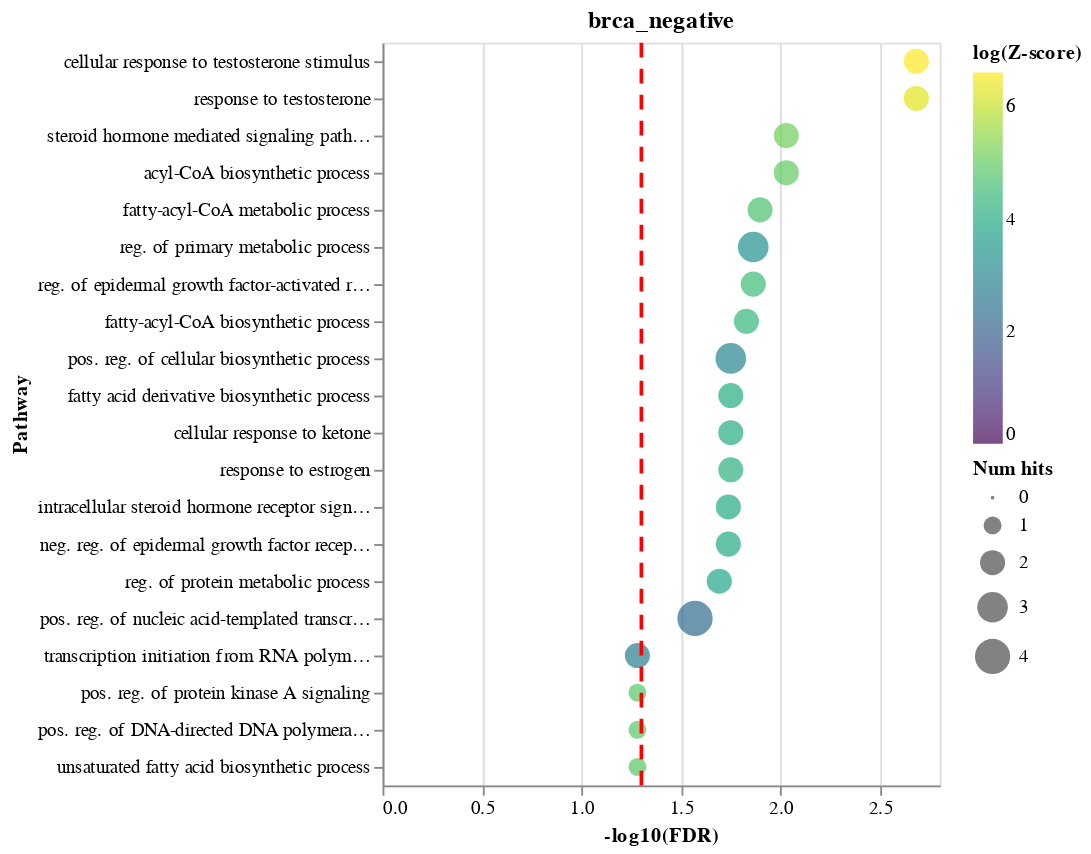

Notebook code for this chart:
### Code cell
gse_consensus(disease, direction)

### Figure 1 — Vega-Lite specification as saved in the notebook (floating-point values rounded to 4 significant figures)
{"config": {"view": {"continuousWidth": 300, "continuousHeight": 300}}, "layer": [{"data": {"name": "data-a3fa1742d6ed49486fddcf4d349f39f3"}, "mark": {"type": "circle"}, "encoding": {"color": {"field": "log(Z-score)", "scale": {"domainMin": 0, "scheme": "viridis"}, "type": "quantitative"}, "size": {"field": "Num hits", "type": "quantitative"}, "x": {"field": "-log10(FDR)", "type": "quantitative"}, "y": {"field": "Pathway", "sort": {"encoding": "x", "order": "descending"}, "type": "nominal"}}, "title": "brca_negative"}, {"data": {"name": "empty"}, "mark": {"type": "rule", "color": "red", "strokeDash": [8, 6], "strokeWidth": 2}, "encoding": {"x": {"datum": 1.301}}}], "$schema": "https://vega.github.io/schema/vega-lite/v5.20.1.json", "datasets": {"data-a3fa1742d6ed49486fddcf4d349f39f3": [{"Rank": 1, "Term name": "cellular response to testosterone stimulus", "P-value": 9.483e-06, "Z-score": 739.9, "Combined score": 8558.0, "Overlapping genes": ["AR", "SPP1"], "Adjusted p-value": 0.002075, "Old p-value": 0, "Old adjusted p-value": 0, "Num hits": 2, "-log10(FDR)": 2.683, "Pathway": "cellular response to testosterone stimulus", "log(Z-score)": 6.607}, {"Rank": 2, "Term name": "response to testosterone", "P-value": 1.422e-05, "Z-score": 554.9, "Combined score": 6193.0, "Overlapping genes": ["AR", "SPP1"], "Adjusted p-value": 0.002075, "Old p-value": 0, "Old adjusted p-value": 0, "Num hits": 2, "-log10(FDR)": 2.683, "Pathway": "response to testosterone", "log(Z-score)": 6.319}, {"Rank": 3, "Term name": "steroid hormone mediated signaling pathway", "P-value": 9.898e-05, "Z-score": 170.7, "Combined score": 1574.0, "Overlapping genes": ["AR", "PGR"], "Adjusted p-value": 0.009347, "Old p-value": 0, "Old adjusted p-value": 0, "Num hits": 2, "-log10(FDR)": 2.029, "Pathway": "steroid hormone mediated signaling pathway", "log(Z-score)": 5.14}, {"Rank": 4, "Term name": "acyl-CoA biosynthetic process", "P-value": 0.000128, "Z-score": 147.9, "Combined score": 1326.0, "Overlapping genes": ["SCD", "FASN"], "Adjusted p-value": 0.009347, "Old p-value": 0, "Old adjusted p-value": 0, "Num hits": 2, "-log10(FDR)": 2.029, "Pathway": "acyl-CoA biosynthetic process", "log(Z-score)": 4.996}, {"Rank": 5, "Term name": "fatty-acyl-CoA metabolic process", "P-value": 0.0002168, "Z-score": 110.9, "Combined score": 935.5, "Overlapping genes": ["SCD", "FASN"], "Adjusted p-value": 0.01266, "Old p-value": 0, "Old adjusted p-value": 0, "Num hits": 2, "-log10(FDR)": 1.897, "Pathway": "fatty-acyl-CoA metabolic process", "log(Z-score)": 4.709}, {"Rank": 6, "Term name": "reg. of primary metabolic process", "P-value": 0.0002821, "Z-score": 27.59, "Combined score": 225.5, "Overlapping genes": ["SCD", "FASN", "LDLR"], "Adjusted p-value": 0.0137, "Old p-value": 0, "Old adjusted p-value": 0, "Num hits": 3, "-log10(FDR)": 1.863, "Pathway": "reg. of primary metabolic process", "log(Z-score)": 3.317}, {"Rank": 7, "Term name": "reg. of epidermal growth factor-activated receptor activity", "P-value": 0.0003285, "Z-score": 88.69, "Combined score": 711.4, "Overlapping genes": ["GPRC5A", "AREG"], "Adjusted p-value": 0.0137, "Old p-value": 0, "Old adjusted p-value": 0, "Num hits": 2, "-log10(FDR)": 1.863, "Pathway": "reg. of epidermal growth factor-activated receptor activity", "log(Z-score)": 4.485}, {"Rank": 8, "Term name": "fatty-acyl-CoA biosynthetic process", "P-value": 0.0004064, "Z-score": 79.17, "Combined score": 618.2, "Overlapping genes": ["SCD", "FASN"], "Adjusted p-value": 0.01483, "Old p-value": 0, "Old adjusted p-value": 0, "Num hits": 2, "-log10(FDR)": 1.829, "Pathway": "fatty-acyl-CoA biosynthetic process", "log(Z-score)": 4.372}, {"Rank": 12, "Term name": "pos. reg. of cellular biosynthetic process", "P-value": 0.0007301, "Z-score": 19.74, "Combined score": 142.6, "Overlapping genes": ["PCNA", "LDLR", "KLF2"], "Adjusted p-value": 0.01777, "Old p-value": 0, "Old adjusted p-value": 0, "Num hits": 3, "-log10(FDR)": 1.75, "Pathway": "pos. reg. of cellular biosynthetic process", "log(Z-score)": 2.983}, {"Rank": 11, "Term name": "fatty acid derivative biosynthetic process", "P-value": 0.0007243, "Z-score": 58.31, "Combined score": 421.6, "Overlapping genes": ["SCD", "FASN"], "Adjusted p-value": 0.01777, "Old p-value": 0, "Old adjusted p-value": 0, "Num hits": 2, "-log10(FDR)": 1.75, "Pathway": "fatty acid derivative biosynthetic process", "log(Z-score)": 4.066}, {"Rank": 10, "Term name": "cellular response to ketone", "P-value": 0.0006885, "Z-score": 59.89, "Combined score": 436.0, "Overlapping genes": ["AR", "SPP1"], "Adjusted p-value": 0.01777, "Old p-value": 0, "Old adjusted p-value": 0, "Num hits": 2, "-log10(FDR)": 1.75, "Pathway": "cellular response to ketone", "log(Z-score)": 4.092}, {"Rank": 9, "Term name": "response to estrogen", "P-value": 0.0005542, "Z-score": 67.16, "Combined score": 503.6, "Overlapping genes": ["AR", "KRT19"], "Adjusted p-value": 0.01777, "Old p-value": 0, "Old adjusted p-value": 0, "Num hits": 2, "-log10(FDR)": 1.75, "Pathway": "response to estrogen", "log(Z-score)": 4.207}, {"Rank": 14, "Term name": "intracellular steroid hormone receptor signaling pathway", "P-value": 0.0008764, "Z-score": 52.75, "Combined score": 371.3, "Overlapping genes": ["AR", "PGR"], "Adjusted p-value": 0.01828, "Old p-value": 0, "Old adjusted p-value": 0, "Num hits": 2, "-log10(FDR)": 1.738, "Pathway": "intracellular steroid hormone receptor signaling pathway", "log(Z-score)": 3.965}, {"Rank": 13, "Term name": "neg. reg. of epidermal growth factor receptor signaling pathway", "P-value": 0.0008764, "Z-score": 52.75, "Combined score": 371.3, "Overlapping genes": ["GPRC5A", "AREG"], "Adjusted p-value": 0.01828, "Old p-value": 0, "Old adjusted p-value": 0, "Num hits": 2, "-log10(FDR)": 1.738, "Pathway": "neg. reg. of epidermal growth factor receptor signaling pathway", "log(Z-score)": 3.965}, {"Rank": 15, "Term name": "reg. of protein metabolic process", "P-value": 0.001042, "Z-score": 48.15, "Combined score": 330.6, "Overlapping genes": ["LDLR", "KLF2"], "Adjusted p-value": 0.02029, "Old p-value": 0, "Old adjusted p-value": 0, "Num hits": 2, "-log10(FDR)": 1.693, "Pathway": "reg. of protein metabolic process", "log(Z-score)": 3.874}, {"Rank": 16, "Term name": "pos. reg. of nucleic acid-templated transcription", "P-value": 0.001474, "Z-score": 9.602, "Combined score": 62.61, "Overlapping genes": ["FZD1", "AR", "SPP1", "KLF2"], "Adjusted p-value": 0.02689, "Old p-value": 0, "Old adjusted p-value": 0, "Num hits": 4, "-log10(FDR)": 1.57, "Pathway": "pos. reg. of nucleic acid-templated transcription", "log(Z-score)": 2.262}, {"Rank": 41, "Term name": "transcription initiation from RNA polymerase II promoter", "P-value": 0.008511, "Z-score": 15.98, "Combined score": 76.15, "Overlapping genes": ["AR", "PGR"], "Adjusted p-value": 0.05236, "Old p-value": 0, "Old adjusted p-value": 0, "Num hits": 2, "-log10(FDR)": 1.281, "Pathway": "transcription initiation from RNA polymerase II promoter", "log(Z-score)": 2.771}, {"Rank": 42, "Term name": "pos. reg. of protein kinase A signaling", "P-value": 0.008966, "Z-score": 131.4, "Combined score": 619.4, "Overlapping genes": ["TCIM"], "Adjusted p-value": 0.05236, "Old p-value": 0, "Old adjusted p-value": 0, "Num hits": 1, "-log10(FDR)": 1.281, "Pathway": "pos. reg. of protein kinase A signaling", "log(Z-score)": 4.878}, {"Rank": 43, "Term name": "pos. reg. of DNA-directed DNA polymerase activity", "P-value": 0.008966, "Z-score": 131.4, "Combined score": 619.4, "Overlapping genes": ["PCNA"], "Adjusted p-value": 0.05236, "Old p-value": 0, "Old adjusted p-value": 0, "Num hits": 1, "-log10(FDR)": 1.281, "Pathway": "pos. reg. of DNA-directed DNA polymerase activity", "log(Z-score)": 4.878}, {"Rank": 44, "Term name": "unsaturated fatty acid biosynthetic process", "P-value": 0.008966, "Z-score": 131.4, "Combined score": 619.4, "Overlapping genes": ["SCD"], "Adjusted p-value": 0.05236, "Old p-value": 0, "Old adjusted p-value": 0, "Num hits": 1, "-log10(FDR)": 1.281, "Pathway": "unsaturated fatty acid biosynthetic process", "log(Z-score)": 4.878}], "empty": [{}]}}
